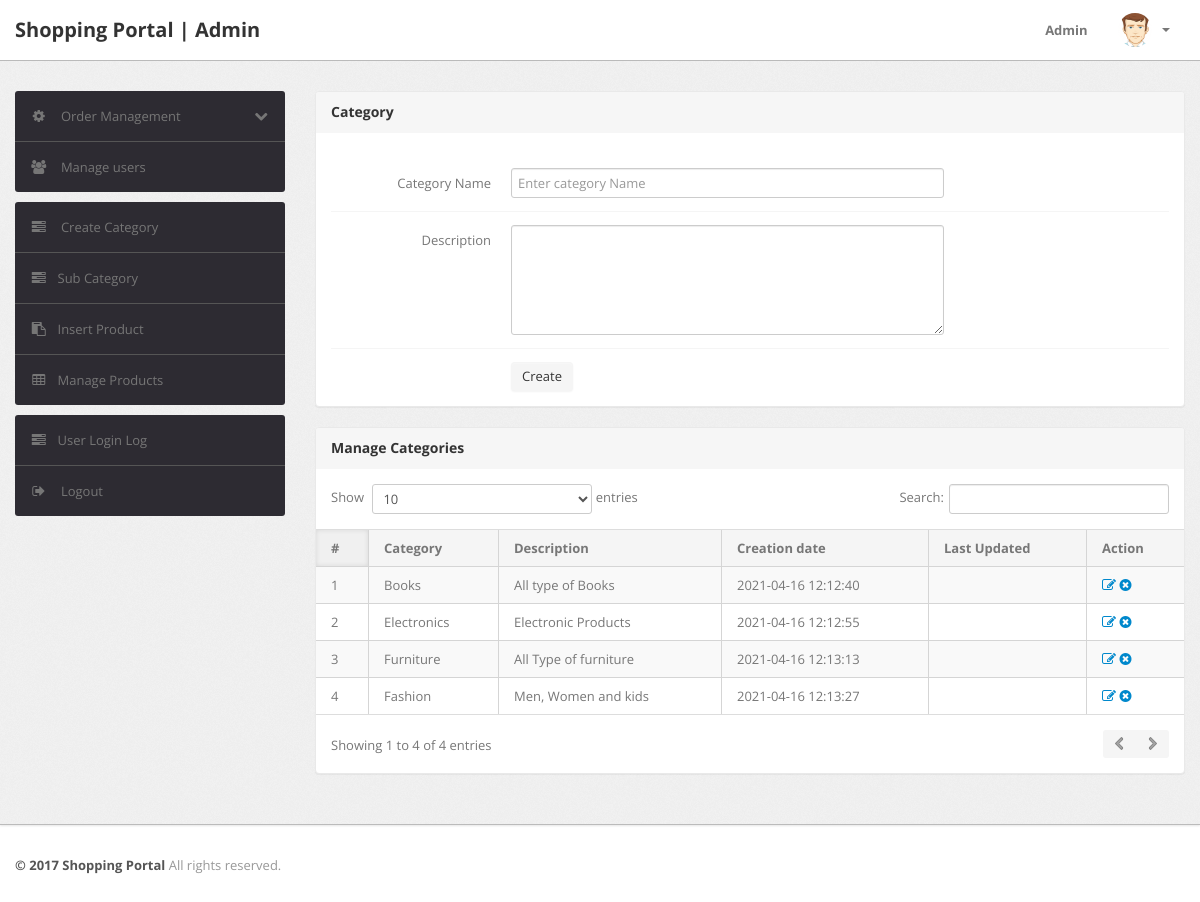
The app's page /shopping/admin/category.php (signed in) with its own data.
### tables this page shows
CREATE TABLE `category` (
  `id` int(11) NOT NULL,
  `categoryName` varchar(255) DEFAULT NULL,
  `categoryDescription` longtext DEFAULT NULL,
  `creationDate` timestamp NOT NULL DEFAULT current_timestamp(),
  `updationDate` varchar(255) DEFAULT NULL
);

### shopping/admin/category.php (the view, shortened to what this page needs)
<?php
include('include/config.php');
if(strlen($_SESSION['alogin'])==0)
	{
header('location:index.php');
}
else{
?>
<!DOCTYPE html>
<html lang="en">
<head>
	<link type="text/css" href="bootstrap/css/bootstrap.min.css" rel="stylesheet">
	<link type="text/css" href="bootstrap/css/bootstrap-responsive.min.css" rel="stylesheet">
	<link type="text/css" href="css/theme.css" rel="stylesheet">
	<link type="text/css" href="images/icons/css/font-awesome.css" rel="stylesheet">
</head>
<body>
<?php include('include/header.php');?>
	<div class="wrapper">
		<div class="container">
			<div class="row">
<?php include('include/sidebar.php');?>
			<div class="span9">
					<div class="content">
						<div class="module">
							<div class="module-head">
								<h3>Category</h3>
							</div>
							<div class="module-body">
									<br />
			<form class="form-horizontal row-fluid" name="Category" method="post" >
<div class="control-group">
<label class="control-label" for="basicinput">Category Name</label>
<div class="controls">
<input type="text" placeholder="Enter category Name"  name="category" class="span8 tip" required>
</div>
</div>
<div class="control-group">
											<label class="control-label" for="basicinput">Description</label>
											<div class="controls">
												<textarea class="span8" name="description" rows="5"></textarea>
											</div>
										</div>
	<div class="control-group">
											<div class="controls">
												<button type="submit" name="submit" class="btn">Create</button>
											</div>
										</div>
									</form>
							</div>
						</div>
	<div class="module">
							<div class="module-head">
								<h3>Manage Categories</h3>
							</div>
							<div class="module-body table">
								<table cellpadding="0" cellspacing="0" border="0" class="datatable-1 table table-bordered table-striped	 display" width="100%">
									<thead>
										<tr>
											<th>#</th>
											<th>Category</th>
											<th>Description</th>
											<th>Creation date</th>
											<th>Last Updated</th>
											<th>Action</th>
										</tr>
									</thead>
									<tbody>
<?php $query=mysqli_query($con,"select * from category");
$cnt=1;
while($row=mysqli_fetch_array($query))
{
?>
										<tr>
											<td><?php echo htmlentities($cnt);?></td>
											<td><?php echo htmlentities($row['categoryName']);?></td>
											<td><?php echo htmlentities($row['categoryDescription']);?></td>
											<td> <?php echo htmlentities($row['creationDate']);?></td>
											<td><?php echo htmlentities($row['updationDate']);?></td>
											<td>
											<a href="edit-category.php?id=<?php echo $row['id']?>" ><i class="icon-edit"></i></a>
											<a href="category.php?id=<?php echo $row['id']?>&del=delete" onClick="return confirm('Are you sure you want to delete?')"><i class="icon-remove-sign"></i></a></td>
										</tr>
										<?php $cnt=$cnt+1; } ?>
								</table>
							</div>
						</div>
					</div>
				</div>
			</div>
		</div>
	</div>
<?php include('include/footer.php');?>
</body>
<?php } ?>

### records on screen
category: categoryName "Books", categoryDescription "All type of Books", creationDate "2021-04-16 12:12:40"
category: categoryName "Electronics", categoryDescription "Electronic Products", creationDate "2021-04-16 12:12:55"
category: categoryName "Furniture", categoryDescription "All Type of furniture", creationDate "2021-04-16 12:13:13"
category: categoryName "Fashion", categoryDescription "Men, Women and kids", creationDate "2021-04-16 12:13:27"
